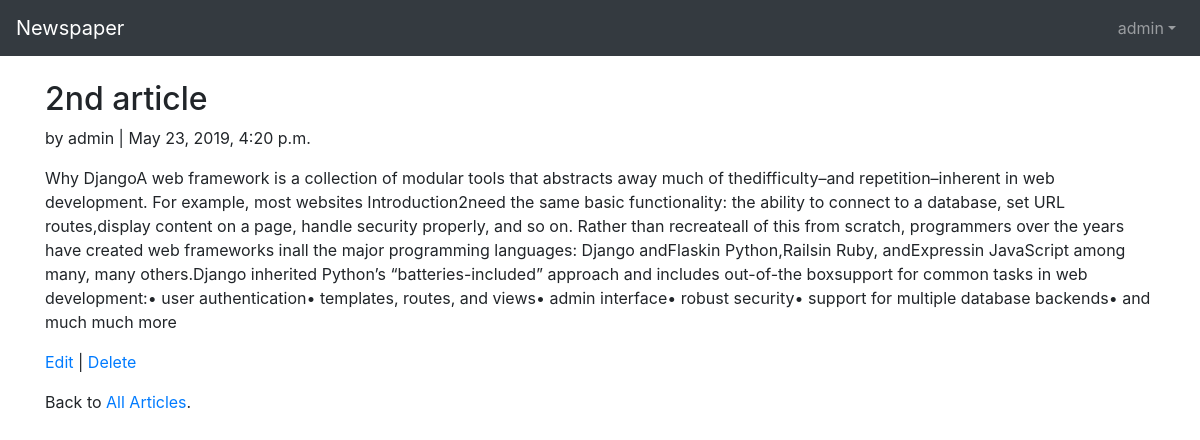
/articles/2/ (signed in), run on the app's committed database.
### users/models.py (models this page shows)
class CustomUser(AbstractUser):
    age = models.PositiveIntegerField(default=0)

### articles/models.py (models this page shows, shortened)
class Article(models.Model):
    title = models.CharField(max_length=255)
    body = models.TextField()
    date = models.DateTimeField(auto_now_add=True)
    author = models.ForeignKey(
        settings.AUTH_USER_MODEL,
        on_delete=models.CASCADE
    )

### articles/views.py (the view)
# urls.py: path('<int:pk>/', views.ArticleDetailView.as_view(), name='article_detail'),
class ArticleDetailView(DetailView):
    model = models.Article
    template_name = 'article_detail.html'

### templates/article_detail.html
{% extends 'base.html' %}
{% block content %}
<div class="<article-entry">
    <h2>{{ object.title }}</h2>
        <p>by {{ object.author }} | {{ object.date }}</p>
        <p>{{ object.body }}</p>
</div>
<p><a href="{% url 'article_edit' article.pk %}">Edit</a> | <a href="{% url 'article_delete' article.pk %}">Delete</a></p>
<p>Back to <a href="{% url 'article_list' %}">All Articles</a>.</p>
{% endblock content %}

### templates/base.html (shortened to what this page needs)
<!doctype html>
<html lang="en">
    <head>
        <link rel="stylesheet" href="https://maxcdn.bootstrapcdn.com/bootstrap/4.0.0/css/bootstrap.min.css">
    </head>
    <body>
        <nav class="navbar navbar-expand-md navbar-dark bg-dark mb-4">
            <a class="navbar-brand" href="{% url 'home' %}">Newspaper</a>
            <div class="collapse navbar-collapse" id="navbarCollapse">
                {% if user.is_authenticated %}
                    <ul class="navbar-nav ml-auto">
                        <li class="nav-item">
                            <a class="nav-link dropdown-toggle" href="#" id="userMenu" data-toggle="dropdown" aria-haspopup="true" aria-expanded="false">
                                {{ user.username }}</a>
                        </li>
                    </ul>
                {% else %}
                    <form class="form-inline ml-auto">
                        <a href="{% url 'login' %}" class="btn btn-outline-secondary">Log in</a>
                        <a href="{% url 'signup' %}" class="btn btn-primary ml-2">Sign up</a>
                    </form>
                {% endif %}
            </div>
        </nav>
        <div class="container">
            {% block content %}
            {% endblock %}
        </div>
    </body>
</html>

### data on the page
CustomUser: username "admin"
Article: title "2nd article", author "admin", date "May 23, 2019, 4:20 p.m.", body "Why DjangoA web framework is a collection of modular tools that abstracts away much of thedifficulty–and repetition–inherent in web development. For example, most websites Introduction2need the same basic functionality: the ability to connect to a database, set URL routes,display content on a page, handle security properly, and so on. Rather than recreateall of this from scratch, programmers over the years have created web frameworks inall the major programming languages: Django andFlaskin Python,Railsin Ruby, andExpressin JavaScript among many, many others.Django inherited Python’s “batteries-included” approach and includes out-of-the boxsupport for common tasks in web development:• user…"
